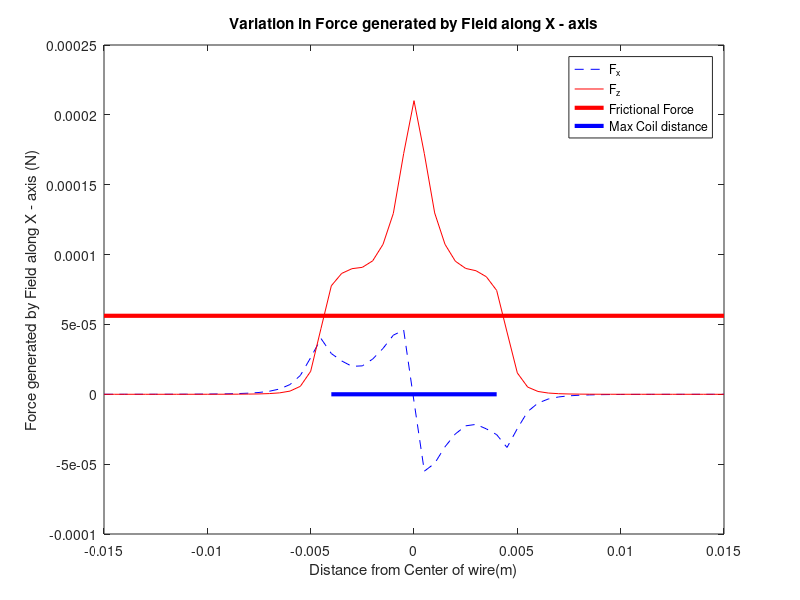

Recreate this plot in MATLAB.
clear;
clc;
% -----------------------------------------------------------------%
% Note: Max length of coil = 4mm, Coil distance from center = 2mm;
% Force produced by coil > Frictional Force at a distance of 4mm from coil
% When the height of robot is 3mm and current is 0.5A
% -----------------------------------------------------------------%


% Analysing field along a single wire...
% Constants 
I = 0.5;       %Current flowing in the wire
g = 400e-6;     %Coil spacing
m0 = 4*pi*1e-7;
y = 0;
c = -15000e-6:500e-6:15000e-6;
k = 0.4e-3;
[X,Z] = meshgrid(c);
radius = 0.5e-3;%m
height = 1e-3;%m
vol_cy = pi*radius^2*height; %If Object is Cylinder, vol in m^3
vol_sp = (4/3)*(pi * radius^3); %If Object is Sphere, vol in m^3
density = 7300; %kg/m^3 or 7.3 gm/cc for NdFeB 
mass_cy = density * vol_cy; %kg
mass_sp = density * vol_sp; %kg
gravity = 9.8 ; %m/s^2
Coeff_of_Fric = 1;
Force_cy = Coeff_of_Fric * mass_cy * gravity; %N
Force_sp = Coeff_of_Fric * mass_sp * gravity; %N

% c = -200e-6:100e-6:600e-6; - For 2 coils 
% c = -600e-6:100e-6:600e-6; - For 3 coils 
% c = -800e-6:150e-6:800e-6; - For 4 coils
% c = -1000e-6:250e-6:1000e-6; - For 5 coils
% c = -1200e-6:200e-6:1200e-6; or -1400e-6:140e-6:1400e-6 or -1400e-6:280e-6:1400e-6 For 6 coils
% c = -1400e-6:200e-6:1400e-6; or c = -1600e-6:320e-6:1600e-6; For 7 coils
% c = -1600e-6:320e-6:1600e-6; or -1800e-6:360e-6:1800e-6; For 8 coils
% c = -2000e-6:500e-6:2000e-6; For 9 coils
% c = -2000e-6:500e-6:2000e-6; or -2400e-6:500e-6:2400e-6;For 10 coils

%.

% --------------------------------------------------------------Coil_1

% --------------------------------------------------------------
%.
% Line along y - axis
y1_1 = -0.6e-3;
y2_1 = 0.6e-3;
a_xp_1 = g;          %Distance of coil from (0,0)
coil_length_y_1 = y2_1 - y1_1;

k_yp_1 = 1./(4*pi*((a_xp_1-X).^2+Z.^2));
k_1yp_1 = (y2_1-y)./((y2_1-y).^2+(a_xp_1-X).^2+Z.^2).^0.5;
k_2yp_1 = (y1_1-y)./((y1_1-y).^2+(a_xp_1-X).^2+Z.^2).^0.5;

Hx_yp_1 = -(Z.*k_yp_1.*(k_1yp_1 - k_2yp_1))*I;
Hy_yp_1 = zeros(size(y,1), size(Z,1));
Hz_yp_1 = (-(a_xp_1-X).*k_yp_1.*(k_1yp_1 - k_2yp_1))*I;


% Adding field of the coil
% Hx_1 = Hx_xp_1 + Hx_xn_1 + Hx_yp_1 + Hx_yn_1;
% Hy_1 = Hy_xp_1 + Hy_xn_1 + Hy_yp_1 + Hy_yn_1;
% Hz_1 = Hz_xp_1 + Hz_xn_1 + Hz_yp_1 + Hz_yn_1;
%}

%.
% --------------------------------------------------------------Coil_2

% --------------------------------------------------------------
%. 
% Line along y - axis
y1_2 = y1_1 - k;
y2_2 = y2_1 + k;
a_xp_2 = 2 * g;          %Distance of coil from (0,0)
coil_length_y_2 = y2_2 - y1_2;

k_yp_2 = 1./(4*pi*((a_xp_2-X).^2+Z.^2));
k_1yp_2 = (y2_2-y)./((y2_2-y).^2+(a_xp_2-X).^2+Z.^2).^0.5;
k_2yp_2 = (y1_2-y)./((y1_2-y).^2+(a_xp_2-X).^2+Z.^2).^0.5;

Hx_yp_2 = -(Z.*k_yp_2.*(k_1yp_2 - k_2yp_2))*I;
Hy_yp_2 = zeros(size(y,1), size(Z,1));
Hz_yp_2 = (-(a_xp_2-X).*k_yp_2.*(k_1yp_2 - k_2yp_2))*I;


%Adding field of Coil_2
% Hx_2 = Hx_xp_2 + Hx_xn_2 + Hx_yp_2 + Hx_yn_2;
% Hy_2 = Hy_xp_2 + Hy_xn_2 + Hy_yp_2 + Hy_yn_2;
% Hz_2 = Hz_xp_2 + Hz_xn_2 + Hz_yp_2 + Hz_yn_2;

%}

%.

% --------------------------------------------------------------Coil_3

% --------------------------------------------------------------
%.
% Line along y - axis
y1_3 = y1_2 - k;
y2_3 = y2_2 + k;
a_xp_3 = 3 * g;          %Distance of coil from (0,0)
coil_length_y_3 = y2_3 - y1_3;

k_yp_3 = 1./(4*pi*((a_xp_3-X).^2+Z.^2));
k_1yp_3 = (y2_3-y)./((y2_3-y).^2+(a_xp_3-X).^2+Z.^2).^0.5;
k_2yp_3 = (y1_3-y)./((y1_3-y).^2+(a_xp_3-X).^2+Z.^2).^0.5;

Hx_yp_3 = -(Z.*k_yp_3.*(k_1yp_3 - k_2yp_3))*I;
Hy_yp_3 = zeros(size(y,1), size(Z,1));
Hz_yp_3 = (-(a_xp_3-X).*k_yp_3.*(k_1yp_3 - k_2yp_3))*I;


% %Adding field of Coil_3
% Hx_3 = Hx_xp_3 + Hx_xn_3 + Hx_yp_3 + Hx_yn_3;
% Hy_3 = Hy_xp_3 + Hy_xn_3 + Hy_yp_3 + Hy_yn_3;
% Hz_3 = Hz_xp_3 + Hz_xn_3 + Hz_yp_3 + Hz_yn_3;

%}

%

% --------------------------------------------------------------Coil_4

% --------------------------------------------------------------
%.
%  Line along y - axis
y1_4 = y1_3 - k;
y2_4 = y2_3 + k;
a_xp_4 = 4 * g;          %Distance of coil from (0,0)
coil_length_y_4 = y2_4 - y1_4;

k_yp_4 = 1./(4*pi*((a_xp_4-X).^2+Z.^2));
k_1yp_4 = (y2_4-y)./((y2_4-y).^2+(a_xp_4-X).^2+Z.^2).^0.5;
k_2yp_4 = (y1_4-y)./((y1_4-y).^2+(a_xp_4-X).^2+Z.^2).^0.5;

Hx_yp_4 = -(Z.*k_yp_4.*(k_1yp_4 - k_2yp_4))*I;
Hy_yp_4 = zeros(size(y,1), size(Z,1));
Hz_yp_4 = (-(a_xp_4-X).*k_yp_4.*(k_1yp_4 - k_2yp_4))*I;


%Adding field of Coil_4
% Hx_4 = Hx_xp_4 + Hx_xn_4 + Hx_yp_4 + Hx_yn_4;
% Hy_4 = Hy_xp_4 + Hy_xn_4 + Hy_yp_4 + Hy_yn_4;
% Hz_4 = Hz_xp_4 + Hz_xn_4 + Hz_yp_4 + Hz_yn_4;

%}

%.

% --------------------------------------------------------------Coil_5

% --------------------------------------------------------------
%.
% Line along y - axis
y1_5 = y1_4 - k;
y2_5 = y2_4 + k;
a_xp_5 = 5 * g;          %Distance of coil from (0,0)
coil_length_y_5 = y2_5 - y1_5;

k_yp_5 = 1./(4*pi*((a_xp_5-X).^2+Z.^2));
k_1yp_5 = (y2_5-y)./((y2_5-y).^2+(a_xp_5-X).^2+Z.^2).^0.5;
k_2yp_5 = (y1_5-y)./((y1_5-y).^2+(a_xp_5-X).^2+Z.^2).^0.5;

Hx_yp_5 = -(Z.*k_yp_5.*(k_1yp_5 - k_2yp_5))*I;
Hy_yp_5 = zeros(size(y,1), size(Z,1));
Hz_yp_5 = (-(a_xp_5-X).*k_yp_5.*(k_1yp_5 - k_2yp_5))*I;


%Adding field of Coil_5
% Hx_5 = Hx_xp_5 + Hx_xn_5 + Hx_yp_5 + Hx_yn_5;
% Hy_5 = Hy_xp_5 + Hy_xn_5 + Hy_yp_5 + Hy_yn_5;
% Hz_5 = Hz_xp_5 + Hz_xn_5 + Hz_yp_5 + Hz_yn_5;

%}

%.

% --------------------------------------------------------------Coil_6

% --------------------------------------------------------------
%.
%  Line along y - axis
y1_6 = y1_5 - k;
y2_6 = y2_5 + k;
a_xp_6 = 6 * g;          %Distance of coil from (0,0)
coil_length_y_6 = y2_6 - y1_6;

k_yp_6 = 1./(4*pi*((a_xp_6-X).^2+Z.^2));
k_1yp_6 = (y2_6-y)./((y2_6-y).^2+(a_xp_6-X).^2+Z.^2).^0.5;
k_2yp_6 = (y1_6-y)./((y1_6-y).^2+(a_xp_6-X).^2+Z.^2).^0.5;

Hx_yp_6 = -(Z.*k_yp_6.*(k_1yp_6 - k_2yp_6))*I;
Hy_yp_6 = zeros(size(y,1), size(Z,1));
Hz_yp_6 = (-(a_xp_6-X).*k_yp_6.*(k_1yp_6 - k_2yp_6))*I;


%Adding field of Coil_6
% Hx_6 = Hx_xp_6 + Hx_xn_6 + Hx_yp_6 + Hx_yn_6;
% Hy_6 = Hy_xp_6 + Hy_xn_6 + Hy_yp_6 + Hy_yn_6;
% Hz_6 = Hz_xp_6 + Hz_xn_6 + Hz_yp_6 + Hz_yn_6;

%}

%.

% --------------------------------------------------------------Coil_7

% --------------------------------------------------------------
%.
%  Line along y - axis
y1_7 = y1_6 - k;
y2_7 = y2_6 + k;
a_xp_7 = 7 * g;          %Distance of coil from (0,0)
coil_length_y_7 = y2_7 - y1_7;

k_yp_7 = 1./(4*pi*((a_xp_7-X).^2+Z.^2));
k_1yp_7 = (y2_7-y)./((y2_7-y).^2+(a_xp_7-X).^2+Z.^2).^0.5;
k_2yp_7 = (y1_7-y)./((y1_7-y).^2+(a_xp_7-X).^2+Z.^2).^0.5;

Hx_yp_7 = -(Z.*k_yp_7.*(k_1yp_7 - k_2yp_7))*I;
Hy_yp_7 = zeros(size(y,1), size(Z,1));
Hz_yp_7 = (-(a_xp_7-X).*k_yp_7.*(k_1yp_7 - k_2yp_7))*I;


%Adding field of Coil_7
% Hx_7 = Hx_xp_7 + Hx_xn_7 + Hx_yp_7 + Hx_yn_7;
% Hy_7 = Hy_xp_7 + Hy_xn_7 + Hy_yp_7 + Hy_yn_7;
% Hz_7 = Hz_xp_7 + Hz_xn_7 + Hz_yp_7 + Hz_yn_7;

%}

%.

% --------------------------------------------------------------Coil_8

% --------------------------------------------------------------
%.
%  Line along y - axis
y1_8 = y1_7 - k;
y2_8 = y2_7 + k;
a_xp_8 = 8 * g;          %Distance of coil from (0,0)
coil_length_y_8 = y2_8 - y1_8;

k_yp_8 = 1./(4*pi*((a_xp_8-X).^2+Z.^2));
k_1yp_8 = (y2_8-y)./((y2_8-y).^2+(a_xp_8-X).^2+Z.^2).^0.5;
k_2yp_8 = (y1_8-y)./((y1_8-y).^2+(a_xp_8-X).^2+Z.^2).^0.5;

Hx_yp_8 = -(Z.*k_yp_8.*(k_1yp_8 - k_2yp_8))*I;
Hy_yp_8 = zeros(size(y,1), size(Z,1));
Hz_yp_8 = (-(a_xp_8-X).*k_yp_8.*(k_1yp_8 - k_2yp_8))*I;


%Adding field of Coil_8
% Hx_8 = Hx_xp_8 + Hx_xn_8 + Hx_yp_8 + Hx_yn_8;
% Hy_8 = Hy_xp_8 + Hy_xn_8 + Hy_yp_8 + Hy_yn_8;
% Hz_8 = Hz_xp_8 + Hz_xn_8 + Hz_yp_8 + Hz_yn_8;

%}

%.

% --------------------------------------------------------------Coil_9

% --------------------------------------------------------------
%.
%  Line along y - axis
y1_9 = y1_8 - k;
y2_9 = y2_8 + k;
a_xp_9 = 9 * g;          %Distance of coil from (0,0)
coil_length_y_9 = y2_9 - y1_9;

k_yp_9 = 1./(4*pi*((a_xp_9-X).^2+Z.^2));
k_1yp_9 = (y2_9-y)./((y2_9-y).^2+(a_xp_9-X).^2+Z.^2).^0.5;
k_2yp_9 = (y1_9-y)./((y1_9-y).^2+(a_xp_9-X).^2+Z.^2).^0.5;

Hx_yp_9 = -(Z.*k_yp_9.*(k_1yp_9 - k_2yp_9))*I;
Hy_yp_9 = zeros(size(y,1), size(Z,1));
Hz_yp_9 = (-(a_xp_9-X).*k_yp_9.*(k_1yp_9 - k_2yp_9))*I;


%Adding field of Coil_9
% Hx_9 = Hx_xp_9 + Hx_xn_9 + Hx_yp_9 + Hx_yn_9;
% Hy_9 = Hy_xp_9 + Hy_xn_9 + Hy_yp_9 + Hy_yn_9;
% Hz_9 = Hz_xp_9 + Hz_xn_9 + Hz_yp_9 + Hz_yn_9;

%}

%.

% --------------------------------------------------------------Coil_10

% --------------------------------------------------------------
%.
%  Line along y - axis
y1_10 = y1_9 - k;
y2_10 = y2_9 + k;
a_xp_10 = 10 * g;          %Distance of coil from (0,0)
coil_length_y_10 = y2_10 - y1_10;

k_yp_10 = 1./(4*pi*((a_xp_10-X).^2+Z.^2));
k_1yp_10 = (y2_10-y)./((y2_10-y).^2+(a_xp_10-X).^2+Z.^2).^0.5;
k_2yp_10 = (y1_10-y)./((y1_10-y).^2+(a_xp_10-X).^2+Z.^2).^0.5;

Hx_yp_10 = -(Z.*k_yp_10.*(k_1yp_10 - k_2yp_10))*I;
Hy_yp_10 = zeros(size(y,1), size(Z,1));
Hz_yp_10 = (-(a_xp_10-X).*k_yp_10.*(k_1yp_10 - k_2yp_10))*I;


%Adding field of Coil_10
% Hx_10 = Hx_xp_10 + Hx_xn_10 + Hx_yp_10 + Hx_yn_10;
% Hy_10 = Hy_xp_10 + Hy_xn_10 + Hy_yp_10 + Hy_yn_10;
% Hz_10 = Hz_xp_10 + Hz_xn_10 + Hz_yp_10 + Hz_yn_10;

%}

% --------------------------------------------------------------Coil_1

% --------------------------------------------------------------
%.
% Line along y - axis
y1_11 = -0.8e-3;
y2_11 = 0.8e-3;
         %Distance of coil from (0,0)
coil_length_y__1 = y2_11 - y1_11;



a_xn__11 = -g;
k_yn__11 = 1./(4*pi*((a_xn__11-X).^2+Z.^2));
k_1yn__11 = (y2_11-y)./((y2_11-y).^2+(a_xn__11-X).^2+Z.^2).^0.5;
k_2yn__11 = (y1_11-y)./((y1_11-y).^2+(a_xn__11-X).^2+Z.^2).^0.5;

Hx__yn__11 = (Z.*k_yn__11.*(k_1yn__11 - k_2yn__11))*I;
Hy__yn__11 = zeros(size(y,1), size(Z,1));
Hz__yn__11 = ((a_xn__11-X).*k_yn__11.*(k_1yn__11 - k_2yn__11))*I;


% Adding field of the coil
% Hx__1 = Hx__xp__11 + Hx__xn__11 + Hx__yp__11 + Hx__yn__11;
% Hy__1 = Hy__xp__11 + Hy__xn__11 + Hy__yp__11 + Hy__yn__11;
% Hz_1 = Hz_xp__11 + Hz_xn__11 + Hz__yp__11 + Hz__yn__11;
%}

%.
% --------------------------------------------------------------Coil_2

% --------------------------------------------------------------
%. 
% Line along y - axis
y1_12 = y1_11 - k;
y2_12 = y2_11 + k;
% a_xp__12 = 2 * g;          %Distance of coil from (0,0)
coil_length_y__2 = y2_12 - y1_12;



a_xn__12 = -2 * g;
k_yn__12 = 1./(4*pi*((a_xn__12-X).^2+Z.^2));
k_1yn__12 = (y2_12-y)./((y2_12-y).^2+(a_xn__12-X).^2+Z.^2).^0.5;
k_2yn__12 = (y1_12-y)./((y1_12-y).^2+(a_xn__12-X).^2+Z.^2).^0.5;

Hx__yn__12 = (Z.*k_yn__12.*(k_1yn__12 - k_2yn__12))*I;
Hy__yn__12 = zeros(size(y,1), size(Z,1));
Hz__yn__12 = ((a_xn__12-X).*k_yn__12.*(k_1yn__12 - k_2yn__12))*I;
%Adding field of Coil_2
% Hx__2 = Hx__xp__12 + Hx__xn__12 + Hx__yp__12 + Hx__yn__12;
% Hy__2 = Hy__xp__12 + Hy__xn__12 + Hy__yp__12 + Hy__yn__12;
% Hz_2 = Hz_xp__12 + Hz_xn__12 + Hz__yp__12 + Hz__yn__12;

%}

%.

% --------------------------------------------------------------Coil_3

% --------------------------------------------------------------
%.
% Line along y - axis
y1_13 = y1_12 - k;
y2_13 = y2_12 + k;
% a_xp__13 = 3 * g;          %Distance of coil from (0,0)
coil_length_y__3 = y2_13 - y1_13;



a_xn__13 = -3 * g;
k_yn__13 = 1./(4*pi*((a_xn__13-X).^2+Z.^2));
k_1yn__13 = (y2_13-y)./((y2_13-y).^2+(a_xn__13-X).^2+Z.^2).^0.5;
k_2yn__13 = (y1_13-y)./((y1_13-y).^2+(a_xn__13-X).^2+Z.^2).^0.5;

Hx__yn__13 = (Z.*k_yn__13.*(k_1yn__13 - k_2yn__13))*I;
Hy__yn__13 = zeros(size(y,1), size(Z,1));
Hz__yn__13 = ((a_xn__13-X).*k_yn__13.*(k_1yn__13 - k_2yn__13))*I;
% %Adding field of Coil_3
% Hx__3 = Hx__xp__13 + Hx__xn__13 + Hx__yp__13 + Hx__yn__13;
% Hy__3 = Hy__xp__13 + Hy__xn__13 + Hy__yp__13 + Hy__yn__13;
% Hz_3 = Hz_xp__13 + Hz_xn__13 + Hz__yp__13 + Hz__yn__13;

%}

%

% --------------------------------------------------------------Coil_4

% --------------------------------------------------------------
%.
%  Line along y - axis
y1_14 = y1_13 - k;
y2_14 = y2_13 + k;
% a_xp__14 = 4 * g;          %Distance of coil from (0,0)
coil_length_y__4 = y2_14 - y1_14;



a_xn__14 = -4 * g;
k_yn__14 = 1./(4*pi*((a_xn__14-X).^2+Z.^2));
k_1yn__14 = (y2_14-y)./((y2_14-y).^2+(a_xn__14-X).^2+Z.^2).^0.5;
k_2yn__14 = (y1_14-y)./((y1_14-y).^2+(a_xn__14-X).^2+Z.^2).^0.5;

Hx__yn__14 = (Z.*k_yn__14.*(k_1yn__14 - k_2yn__14))*I;
Hy__yn__14 = zeros(size(y,1), size(Z,1));
Hz__yn__14 = ((a_xn__14-X).*k_yn__14.*(k_1yn__14 - k_2yn__14))*I;
%Adding field of Coil_4
% Hx__4 = Hx__xp__14 + Hx__xn__14 + Hx__yp__14 + Hx__yn__14;
% Hy__4 = Hy__xp__14 + Hy__xn__14 + Hy__yp__14 + Hy__yn__14;
% Hz_4 = Hz_xp__14 + Hz_xn__14 + Hz__yp__14 + Hz__yn__14;

%}

%.

% --------------------------------------------------------------Coil_5

% --------------------------------------------------------------
%.
% Line along y - axis
y1_15 = y1_14 - k;
y2_15 = y2_14 + k;
% a_xp__15 = 5 * g;          %Distance of coil from (0,0)
coil_length_y__5 = y2_15 - y1_15;



a_xn__15 = -5 * g;
k_yn__15 = 1./(4*pi*((a_xn__15-X).^2+Z.^2));
k_1yn__15 = (y2_15-y)./((y2_15-y).^2+(a_xn__15-X).^2+Z.^2).^0.5;
k_2yn__15 = (y1_15-y)./((y1_15-y).^2+(a_xn__15-X).^2+Z.^2).^0.5;

Hx__yn__15 = (Z.*k_yn__15.*(k_1yn__15 - k_2yn__15))*I;
Hy__yn__15 = zeros(size(y,1), size(Z,1));
Hz__yn__15 = ((a_xn__15-X).*k_yn__15.*(k_1yn__15 - k_2yn__15))*I;
%Adding field of Coil_5
% Hx__5 = Hx__xp__15 + Hx__xn__15 + Hx__yp__15 + Hx__yn__15;
% Hy__5 = Hy__xp__15 + Hy__xn__15 + Hy__yp__15 + Hy__yn__15;
% Hz_5 = Hz_xp__15 + Hz_xn__15 + Hz__yp__15 + Hz__yn__15;

%}

%.

% --------------------------------------------------------------Coil_6

% --------------------------------------------------------------
%.
%  Line along y - axis
y1_16 = y1_15 - k;
y2_16 = y2_15 + k;
% a_xp__16 = 6 * g;          %Distance of coil from (0,0)
coil_length_y__6 = y2_16 - y1_16;



a_xn__16 = -6 * g;
k_yn__16 = 1./(4*pi*((a_xn__16-X).^2+Z.^2));
k_1yn__16 = (y2_16-y)./((y2_16-y).^2+(a_xn__16-X).^2+Z.^2).^0.5;
k_2yn__16 = (y1_16-y)./((y1_16-y).^2+(a_xn__16-X).^2+Z.^2).^0.5;

Hx__yn__16 = (Z.*k_yn__16.*(k_1yn__16 - k_2yn__16))*I;
Hy__yn__16 = zeros(size(y,1), size(Z,1));
Hz__yn__16 = ((a_xn__16-X).*k_yn__16.*(k_1yn__16 - k_2yn__16))*I;
%Adding field of Coil_6
% Hx__6 = Hx__xp__16 + Hx__xn__16 + Hx__yp__16 + Hx__yn__16;
% Hy__6 = Hy__xp__16 + Hy__xn__16 + Hy__yp__16 + Hy__yn__16;
% Hz_6 = Hz_xp__16 + Hz_xn__16 + Hz__yp__16 + Hz__yn__16;

%}

%.

% --------------------------------------------------------------Coil_7

% --------------------------------------------------------------
%.
%  Line along y - axis
y1_17 = y1_16 - k;
y2_17 = y2_16 + k;
% a_xp__17 = 7 * g;          %Distance of coil from (0,0)
coil_length_y__7 = y2_17 - y1_17;



a_xn__17 = -7 * g;
k_yn__17 = 1./(4*pi*((a_xn__17-X).^2+Z.^2));
k_1yn__17 = (y2_17-y)./((y2_17-y).^2+(a_xn__17-X).^2+Z.^2).^0.5;
k_2yn__17 = (y1_17-y)./((y1_17-y).^2+(a_xn__17-X).^2+Z.^2).^0.5;

Hx__yn__17 = (Z.*k_yn__17.*(k_1yn__17 - k_2yn__17))*I;
Hy__yn__17 = zeros(size(y,1), size(Z,1));
Hz__yn__17 = ((a_xn__17-X).*k_yn__17.*(k_1yn__17 - k_2yn__17))*I;
%Adding field of Coil_7
% Hx__7 = Hx__xp__17 + Hx__xn__17 + Hx__yp__17 + Hx__yn__17;
% Hy__7 = Hy__xp__17 + Hy__xn__17 + Hy__yp__17 + Hy__yn__17;
% Hz_7 = Hz_xp__17 + Hz_xn__17 + Hz__yp__17 + Hz__yn__17;

%}

%.

% --------------------------------------------------------------Coil_8

% --------------------------------------------------------------
%.
%  Line along y - axis
y1_18 = y1_17 - k;
y2_18 = y2_17 + k;
% a_xp__18 = 8 * g;          %Distance of coil from (0,0)
coil_length_y__8 = y2_18 - y1_18;



a_xn__18 = -8 * g;
k_yn__18 = 1./(4*pi*((a_xn__18-X).^2+Z.^2));
k_1yn__18 = (y2_18-y)./((y2_18-y).^2+(a_xn__18-X).^2+Z.^2).^0.5;
k_2yn__18 = (y1_18-y)./((y1_18-y).^2+(a_xn__18-X).^2+Z.^2).^0.5;

Hx__yn__18 = (Z.*k_yn__18.*(k_1yn__18 - k_2yn__18))*I;
Hy__yn__18 = zeros(size(y,1), size(Z,1));
Hz__yn__18 = ((a_xn__18-X).*k_yn__18.*(k_1yn__18 - k_2yn__18))*I;
%Adding field of Coil_8
% Hx__8 = Hx__xp__18 + Hx__xn__18 + Hx__yp__18 + Hx__yn__18;
% Hy__8 = Hy__xp__18 + Hy__xn__18 + Hy__yp__18 + Hy__yn__18;
% Hz_8 = Hz_xp__18 + Hz_xn__18 + Hz__yp__18 + Hz__yn__18;

%}

%.

% --------------------------------------------------------------Coil_9

% --------------------------------------------------------------
%.
%  Line along y - axis
y1_19 = y1_18 - k;
y2_19 = y2_18 + k;
% a_xp__19 = 9 * g;          %Distance of coil from (0,0)
coil_length_y__9 = y2_19 - y1_19;



a_xn__19 = -9 * g;
k_yn__19 = 1./(4*pi*((a_xn__19-X).^2+Z.^2));
k_1yn__19 = (y2_19-y)./((y2_19-y).^2+(a_xn__19-X).^2+Z.^2).^0.5;
k_2yn__19 = (y1_19-y)./((y1_19-y).^2+(a_xn__19-X).^2+Z.^2).^0.5;

Hx__yn__19 = (Z.*k_yn__19.*(k_1yn__19 - k_2yn__19))*I;
Hy__yn__19 = zeros(size(y,1), size(Z,1));
Hz__yn__19 = ((a_xn__19-X).*k_yn__19.*(k_1yn__19 - k_2yn__19))*I;
%Adding field of Coil_9
% Hx__9 = Hx__xp__19 + Hx__xn__19 + Hx__yp__19 + Hx__yn__19;
% Hy__9 = Hy__xp__19 + Hy__xn__19 + Hy__yp__19 + Hy__yn__19;
% Hz_9 = Hz_xp__19 + Hz_xn__19 + Hz__yp__19 + Hz__yn__19;

%}

%.

% --------------------------------------------------------------Coil_10

% --------------------------------------------------------------
%.
%  Line along y - axis
y1_110 = y1_19 - k;
y2_110 = y2_19 + k;
% a_xp__110 = 10 * g;          %Distance of coil from (0,0)
coil_length_y__10 = y2_110 - y1_110;


a_xn__110 = -10 * g;
k_yn__110 = 1./(4*pi*((a_xn__110-X).^2+Z.^2));
k_1yn__110 = (y2_110-y)./((y2_110-y).^2+(a_xn__110-X).^2+Z.^2).^0.5;
k_2yn__110 = (y1_110-y)./((y1_110-y).^2+(a_xn__110-X).^2+Z.^2).^0.5;

Hx__yn__110 = (Z.*k_yn__110.*(k_1yn__110 - k_2yn__110))*I;
Hy__yn__110 = zeros(size(y,1), size(Z,1));
Hz__yn__110 = ((a_xn__110-X).*k_yn__110.*(k_1yn__110 - k_2yn__110))*I;
%Adding field of Coil_10
% Hx__10 = Hx__xp__110 + Hx__xn__110 + Hx__yp__110 + Hx__yn__110;
% Hy__10 = Hy__xp__110 + Hy__xn__110 + Hy__yp__110 + Hy__yn__110;
% Hz_10 = Hz_xp__110 + Hz_xn__110 + Hz__yp__110 + Hz__yn__110;

%}
Hx__ = Hx__yn__11 + Hx__yn__12 +Hx__yn__13 +Hx__yn__14 +Hx__yn__15 +Hx__yn__16 +Hx__yn__17 +Hx__yn__18 +Hx__yn__19 +Hx__yn__110; 
Hz__ = Hz__yn__11 + Hz__yn__12 +Hz__yn__13 +Hz__yn__14 +Hz__yn__15 +Hz__yn__16 +Hz__yn__17 +Hz__yn__18 +Hz__yn__19 +Hz__yn__110; 



% ----Adding all coil fields----
Hx_1 = Hx_yp_1 + Hx_yp_2 + Hx_yp_3 + Hx_yp_4 + Hx_yp_5 + Hx_yp_6 + Hx_yp_7 + Hx_yp_8 + Hx_yp_9 + Hx_yp_10 ;
% Hy = Hy_xp_1 + Hy_xp_2 + Hy_xp_3 + Hy_xp_4 + Hy_xp_5 +  Hy_xp_6 + Hy_xp_7 +  Hy_xp_8 +  Hy_xp_9 +  Hy_xp_10 ;
Hz_1 = Hz_yp_1 + Hz_yp_2 + Hz_yp_3 + Hz_yp_4 + Hz_yp_5 + Hz_yp_6 + Hz_yp_7 + Hz_yp_8 + Hz_yp_9 + Hz_yp_10 ;

Hx = Hx__ + Hx_1;
Hz = Hz__ + Hz_1;

% Bx = (Hx)*m0;
By = (Hx)*m0;
Bz = (Hz)*m0;

% -------Plotting the fields--------

[df_y,df_z] = gradient(By,500e-6); %[dBx/dx, dBx/dz]
[df_yz,df_zz] = gradient(Bz,500e-6); %[dBz/dx, dBz/dz]

F_y = By .* df_y + Bz .* df_z;
F_z = By .* df_yz + Bz .* df_zz;

q = 29;
Z(q,:)
figure
plot(c,F_y(q,:), '--b') 
hold on
% axis([-2e-3 2e-3 -4e-4 14e-4])
plot(c,F_z(q,:), 'r') 
line([c(1) c(end)],[Force_cy Force_cy],'linewidth',3,'color','r')
line([a_xn__110 a_xp_10],[0 0],'linewidth',3,'color','b');
% line([x1_10 x2_10],[a_yn_10 a_yn_10],'linewidth',3,'color','r');
legend('F_x', 'F_z', 'Frictional Force', 'Max Coil distance')
xlabel("Distance from Center of wire(m)")
ylabel("Force generated by Field along X - axis (N)")
title("Variation in Force generated by Field along X - axis")
hold off